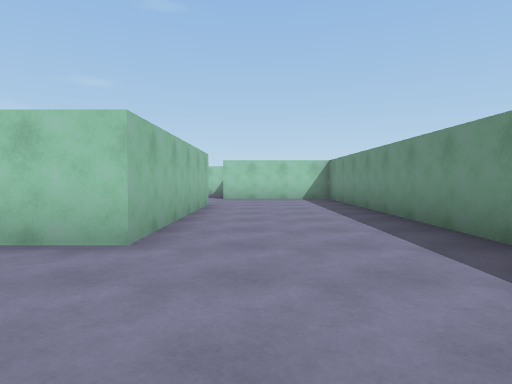
View 1 (above)

23 first-person views from a walk through a 3-D level made in the Unity game engine. The camera is 1.2 m above the floor, tilts 2° down and sees 75° across. The floor is counted in squares, 2 m on a side. Each view is taken from the middle of a square. On the plan, view 1 faces up. The plan holds only what a view shows up to about 10 squares ahead; the rest is blank. The player character is not drawn.

View 2
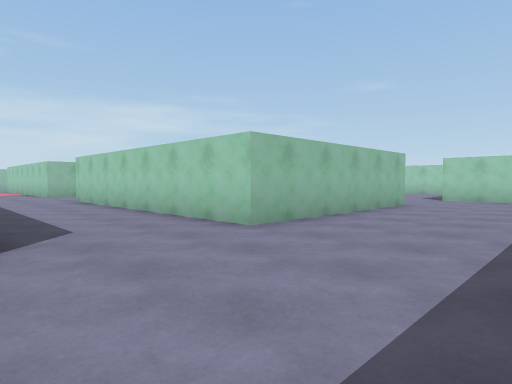

View 3
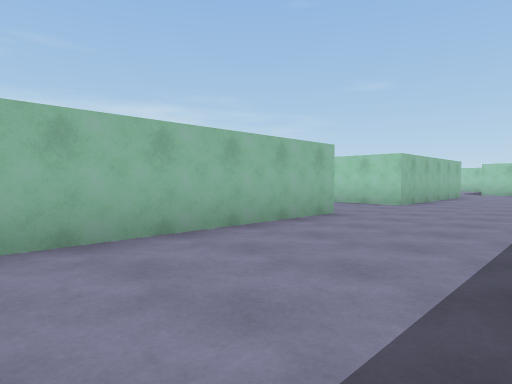

View 4
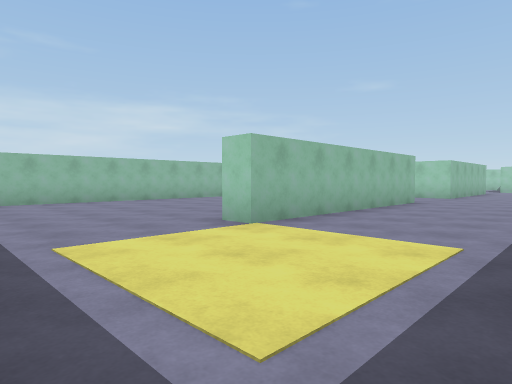

View 5
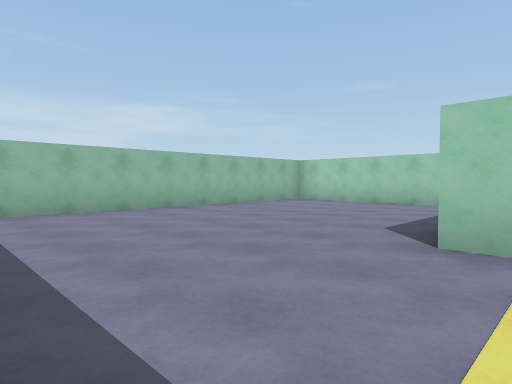

View 6
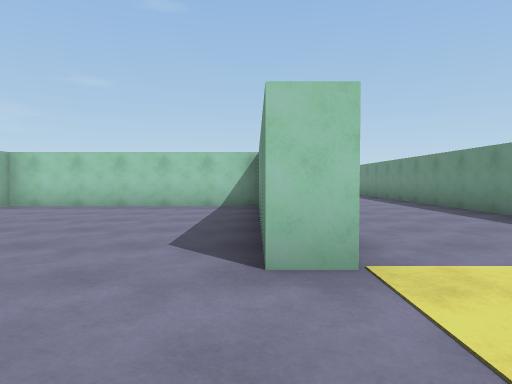

View 7
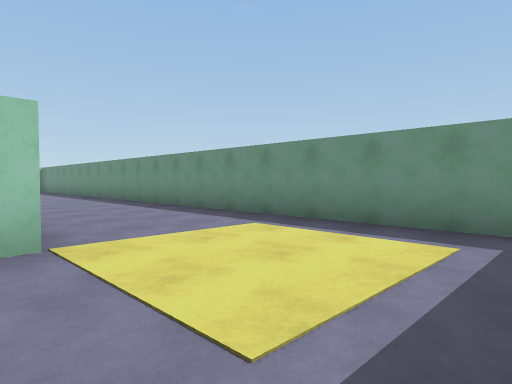

View 8
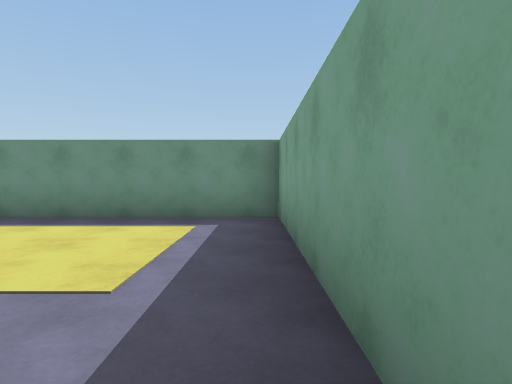

View 9
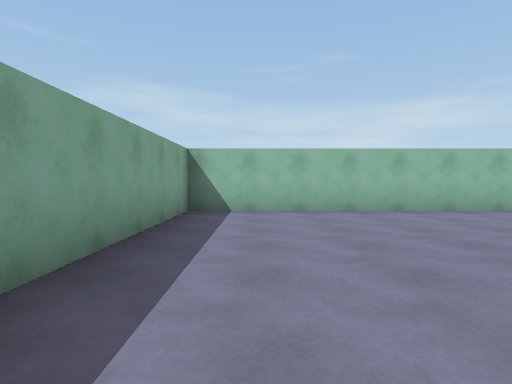

View 10
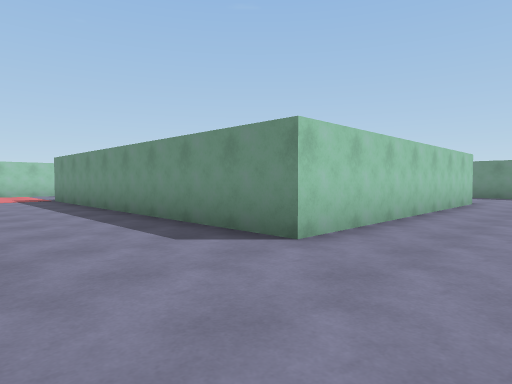

View 11
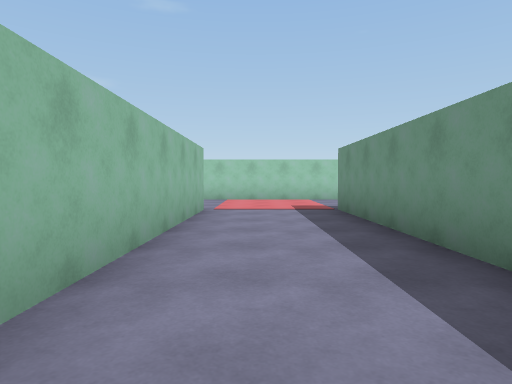

View 12
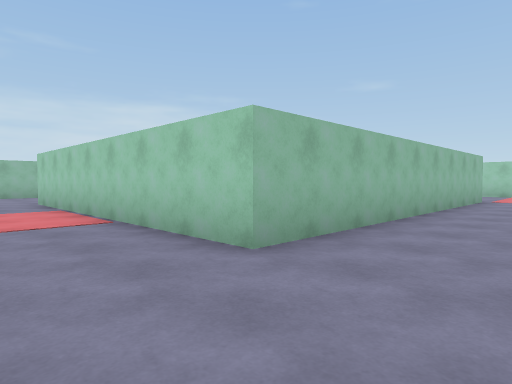

View 13
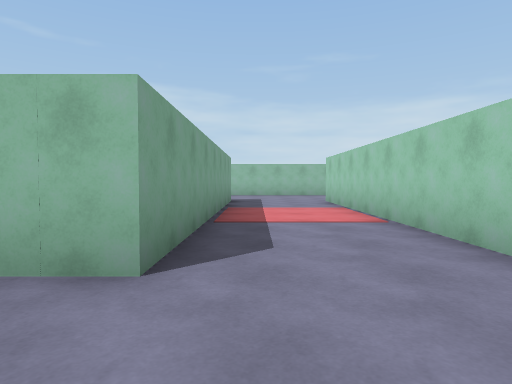

View 14
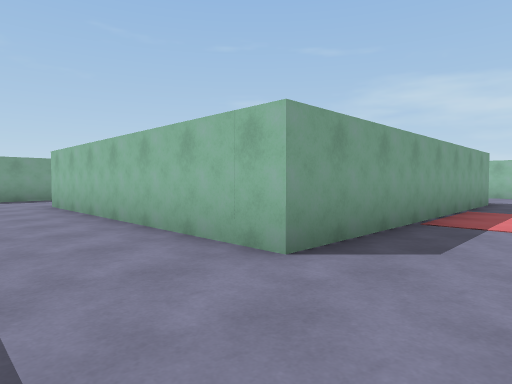

View 15
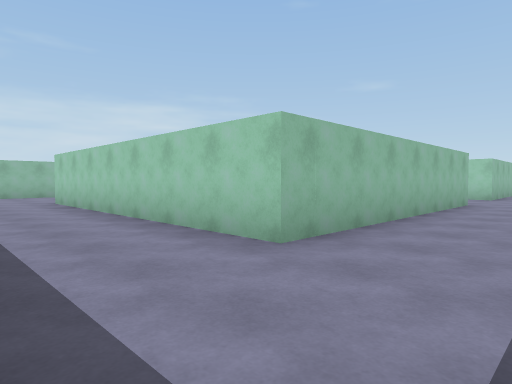

View 16
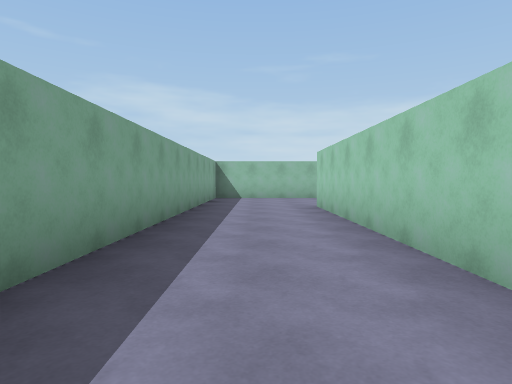

View 17
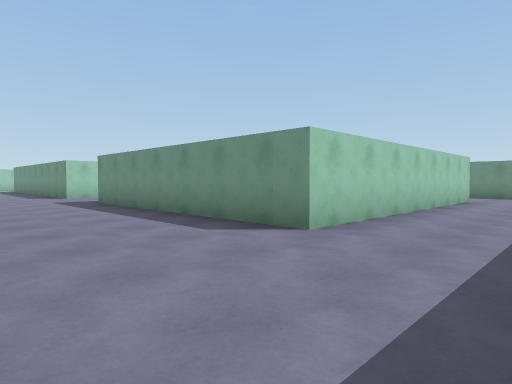

View 18
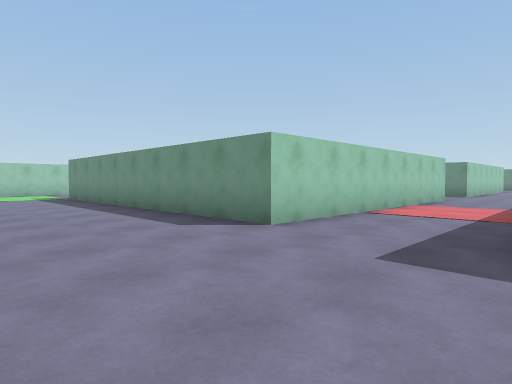

View 19
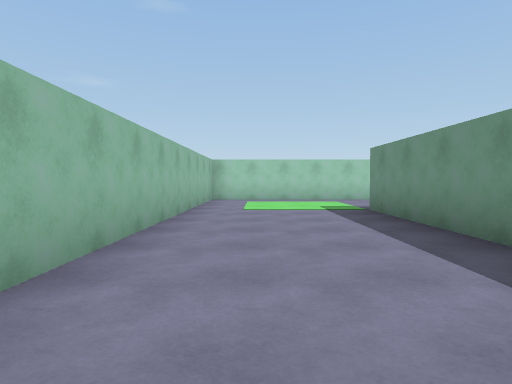

View 20
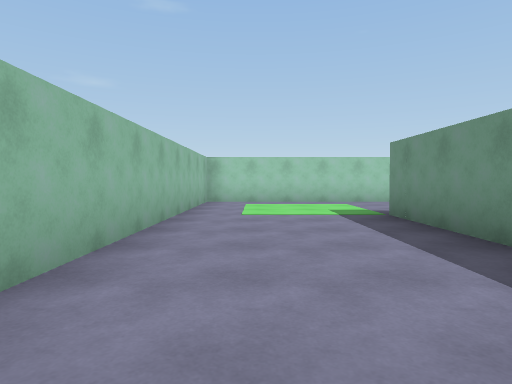

View 21
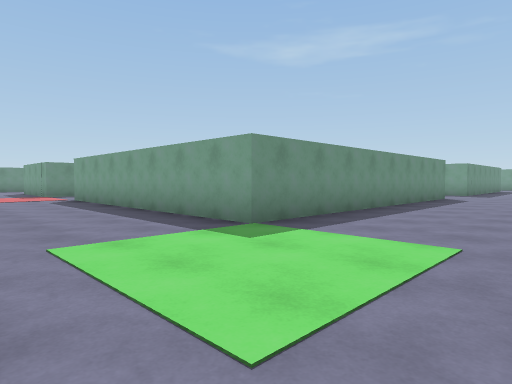

View 22
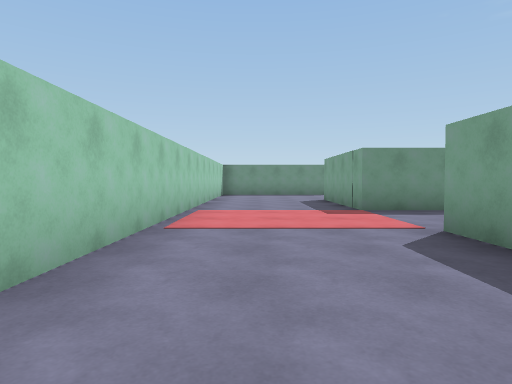

View 23
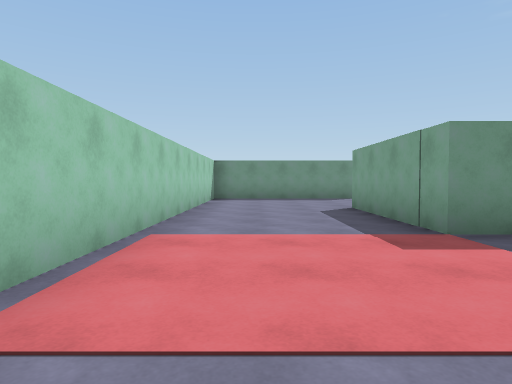

### Floor plan
Points are (right, up) in squares from view 1. A wall is a line through its corners. A room is listed if a view was taken in it or the views show most of it. See-through windows are left out.
Room 1 (views 1, 2, 3, 4, 5, 6, 7, 8, 9)
walls: (-1.9, -0.3) (-7.7, -0.3) (-7.7, -9.4) (2.4, -9.4) (2.4, 10); (-1.3, 0.4) (-1.3, -5.8) (-1.9, -5.8) (-1.9, -1.4); (-1.3, 8.4) (-1.3, 3) (-8.3, 3); (0.6, 10.8) (-1.1, 10.8)
ways out: opening at (-8, 1.5) to room 2; opening at (-1.5, 9.5) to room 2
Room 2 (views 10, 11, 12, 13, 14, 15, 16, 17, 18, 19, 20, 21, 22, 23)
walls: (-18.7, 3) (-18.7, 11.8) (-11.1, 11.8) (-11.1, 3) (-18.7, 3); (-18.7, 0.3) (-11.1, 0.3) (-11.1, -6.6) (-18.7, -6.6) (-18.7, 0.3); (-8.3, 3) (-8.3, 11.8) (-4.6, 11.8); (-20.9, -9.4) (-10.5, -9.4); (-17.1, 15.4) (-22.4, 15.4) (-22.4, 6.8); (-2.1, 15.4) (-13.2, 15.4)
ways out: opening at (-8, 1.5) to room 1; opening at (-1.5, 9.5) to room 1

Where each view was taken, in squares from view 1:
view 1: 0 up, 0 right, facing up
view 2: 0 up, 2 right, facing up-left
view 3: 5 down, 2 right, facing up-left
view 4: 9 down, 2 right, facing up-left
view 5: 9 down, 1 left, facing up-left
view 6: 8 down, 2 left, facing up
view 7: 9 down, 2 left, facing up-right
view 8: 9 down, 3 left, facing right
view 9: 8 down, 1 left, facing left
view 10: 1 up, 11 left, facing up-right
view 11: 5 up, 10 left, facing up
view 12: 1 up, 9 left, facing up-left
view 13: 1 up, 9 left, facing left
view 14: 2 up, 9 left, facing down-left
view 15: 9 down, 9 left, facing up-left
view 16: 8 down, 11 left, facing left
view 17: 9 down, 22 left, facing up-right
view 18: 0 up, 22 left, facing up-right
view 19: 5 up, 21 left, facing up
view 20: 6 up, 21 left, facing up
view 21: 15 up, 22 left, facing down-right
view 22: 14 up, 15 left, facing right
view 23: 14 up, 12 left, facing right
